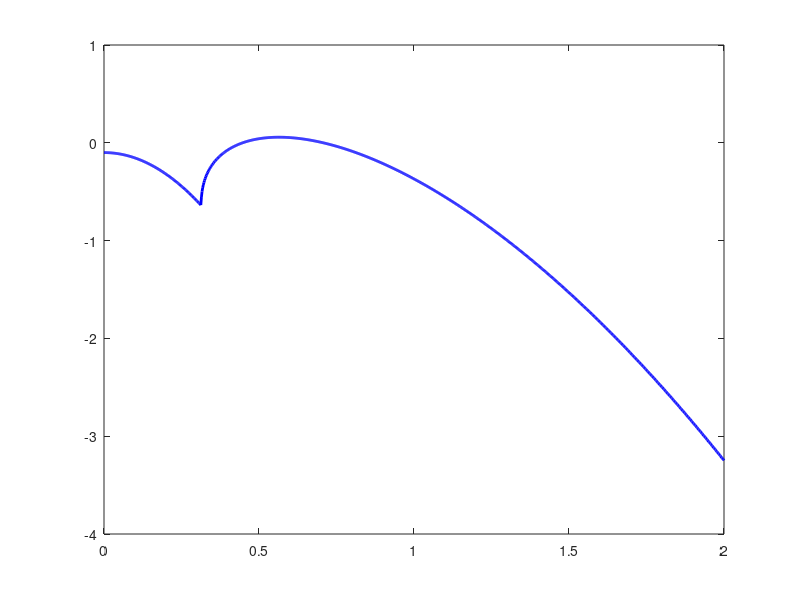

The MATLAB script that drew this image: (Note: this script raises an error after producing the figure.)
% =========================================================================
% PEC 2026 - Ejercicio 3
% Análisis de estabilidad lineal del modelo reacción-difusión (Brusselator)
% Este script no requiere datos externos.
% Autor: HectorNaaa
% =========================================================================
%
% Modelo:
%   du/dt = Du·∇²u + f(u,v)    f(u,v) = a - u + u²v
%   dv/dt = Dv·∇²v + g(u,v)    g(u,v) = b - u²v
%
% El análisis de estabilidad lineal responde a la pregunta:
%   "¿Sobreviven las perturbaciones pequeñas sobre el estado estacionario
%    homogéneo (u0, v0)?"
%
% Sin difusión → Estabilidad local (ODE)
% Con difusión → Posible inestabilidad de Turing (PDE)
% =========================================================================

clear; clc; close all;

%% Parámetros
a  = 0.1;
b  = 0.9;
Du = 1.0;
Dv = 10.0;   % Dv >> Du: condición clave para la inestabilidad de Turing

% Estado estacionario: f(u0,v0)=0, g(u0,v0)=0  →  u0=a+b, v0=b/u0²
u0 = a + b;
v0 = b / u0^2;

fprintf('Parámetros: a=%.2f  b=%.2f  Du=%.1f  Dv=%.1f\n', a, b, Du, Dv);
fprintf('Estado estacionario: u0=%.4f  v0=%.4f\n\n', u0, v0);


%% SECCIÓN 1 — JACOBIANO DEL SISTEMA SIN DIFUSIÓN
%
% Linealizando alrededor de (u0, v0):
%   f = a - u + u²v  →  ∂f/∂u = -1+2uv,  ∂f/∂v = u²
%   g = b - u²v      →  ∂g/∂u = -2uv,    ∂g/∂v = -u²

J11 = -1 + 2*u0*v0;   % ∂f/∂u
J12 =  u0^2;           % ∂f/∂v
J21 = -2*u0*v0;        % ∂g/∂u
J22 = -u0^2;           % ∂g/∂v

J = [J11, J12;
     J21, J22];

fprintf('--- SECCIÓN 1: Jacobiano sin difusión ---\n\n');
fprintf('J = [ %+.4f   %+.4f ]\n', J(1,1), J(1,2));
fprintf('    [ %+.4f   %+.4f ]\n\n', J(2,1), J(2,2));

% Propiedades de J que determinan la estabilidad:
traza_J    = trace(J);   % tr(J) = J11 + J22 < 0 es condición necesaria de estabilidad
det_J      = det(J);     % det(J) > 0 es condición necesaria de estabilidad
fprintf('tr(J)  = %.6f  (debe ser < 0 para estabilidad)\n', traza_J);
fprintf('det(J) = %.6f  (debe ser > 0 para estabilidad)\n\n', det_J);


%% SECCIÓN 2 — AUTOVALORES SIN DIFUSIÓN
%
% Perturbación homogénea ~ exp(λ·t).
% Re(λ) < 0 para ambos → estado estable. Complejos con Re<0 → foco estable.

lambda_sin_difusion = eig(J);   % MATLAB devuelve los 2 autovalores del sistema 2x2

fprintf('--- SECCIÓN 2: Autovalores sin difusión ---\n\n');
for i = 1:length(lambda_sin_difusion)
    lam = lambda_sin_difusion(i);
    fprintf('  λ_%d = %+.6f %+.6fi    Re(λ_%d) = %+.6f\n', ...
            i, real(lam), imag(lam), i, real(lam));
end
fprintf('\n');

partes_reales = real(lambda_sin_difusion);

if all(partes_reales < 0)
    fprintf('CONCLUSIÓN: Re(λ) < 0 para todos los autovalores.\n');
    fprintf('→ El estado estacionario es ESTABLE sin difusión.\n');
    if ~isreal(lambda_sin_difusion)
        fprintf('→ Los autovalores son complejos: el punto fijo es un FOCO ESTABLE.\n');
        fprintf('  (Las perturbaciones homogéneas oscilan mientras decaen.)\n');
    else
        fprintf('→ Los autovalores son reales: el punto fijo es un NODO ESTABLE.\n');
    end
else
    fprintf('ADVERTENCIA: Re(λ) > 0 para algún autovalor.\n');
    fprintf('→ El estado estacionario es INESTABLE incluso sin difusión.\n');
end

% Inestabilidad de Turing: el sistema es estable sin difusión pero
% se desestabiliza al añadir difusión con Dv >> Du.
fprintf('\n');


%% SECCIÓN 3 — RELACIÓN DE DISPERSIÓN CON DIFUSIÓN
%
% Con difusión, una perturbación ~ exp(λ·t)·cos(k·x) evoluciona según:
%   M(k) = J - k²·diag(Du, Dv)
% Si Re(λ_dom(k)) > 0 para algún k, hay inestabilidad de Turing.

k_values = linspace(0, 2, 1000);    % Vector de números de onda (rad/píxel)
N_k = length(k_values);
lambda_values = zeros(1, N_k);      % Almacenará λ_max(k) = max(Re(eig(M(k))))

for idx = 1:N_k
    k  = k_values(idx);
    k2 = k^2;

    % Matriz de estabilidad modificada por difusión:
    M = [J11 - Du*k2,   J12;
         J21,            J22 - Dv*k2];

    % Autovalores de M(k) — el dominante es el de mayor parte real
    eigs_k = eig(M);
    lambda_values(idx) = max(real(eigs_k));
end


%% SECCIÓN 4 — MODO DOMINANTE Y ESCALA ESPACIAL
%
% k* = argmax λ(k): número de onda con mayor tasa de crecimiento.
% L* = 2π/k*: longitud de onda dominante del patrón emergente.

[lambda_max, idx_max] = max(lambda_values);
k_max = k_values(idx_max);

if k_max > 0
    longitud_onda = 2*pi / k_max;
else
    longitud_onda = Inf;
end

fprintf('--- SECCIÓN 3+4: Relación de dispersión con difusión ---\n\n');
fprintf('  k*        = %.6f  rad/píxel\n', k_max);
fprintf('  λ_max(k*) = %.6f\n', lambda_max);
fprintf('  L* = 2π/k* = %.4f  píxeles (longitud de onda dominante)\n', longitud_onda);
fprintf('\n');

if lambda_max > 0
    fprintf('CONCLUSIÓN: λ_max = %.6f > 0\n', lambda_max);
    fprintf('→ Existe una banda de números de onda k con λ(k) > 0.\n');
    fprintf('→ INESTABILIDAD DE TURING confirmada.\n');
    fprintf('→ El patrón emergente tendrá una escala espacial ≈ %.2f píxeles.\n', longitud_onda);
    fprintf('→ Compare con la longitud de onda visual en los snapshots del Ej.1.\n');
else
    fprintf('CONCLUSIÓN: λ_max = %.6f ≤ 0\n', lambda_max);
    fprintf('→ No hay inestabilidad de Turing para estos parámetros.\n');
end
fprintf('\n');


%% SECCIÓN 5 — FIGURA: RELACIÓN DE DISPERSIÓN
% Banda de k con λ(k) > 0: modos inestables. k* da el modo dominante.

fig = figure('Name', 'Relación de dispersión — Brusselator', ...
             'Position', [100, 100, 800, 500]);

% Curva principal
plot(k_values, lambda_values, 'b-', 'LineWidth', 2.0, ...
     'DisplayName', '\lambda_{max}(k)');
hold on;

% Línea de referencia λ = 0 (umbral de estabilidad)
yline(0, 'k--', 'LineWidth', 1.5, 'DisplayName', '\lambda = 0  (umbral)');

% Marcar el máximo k*
plot(k_max, lambda_max, 'ro', 'MarkerSize', 10, 'MarkerFaceColor', 'r', ...
     'DisplayName', sprintf('k^* = %.4f,  \\lambda_{max} = %.4f', k_max, lambda_max));

% Anotación del máximo
annotation_text = sprintf('  k^* = %.3f\n  \\lambda = %.4f\n  L^* = %.2f', ...
                           k_max, lambda_max, longitud_onda);
text(k_max + 0.04, lambda_max, annotation_text, ...
     'FontSize', 10, 'Color', 'r');

hold off;

xlabel('k  (número de onda, rad/píxel)', 'FontSize', 12);
ylabel('Re(\lambda_{dominante})',          'FontSize', 12);
title('Relación de dispersión del sistema reacción-difusión (Brusselator)', ...
      'FontSize', 13);
legend('Location', 'northeast', 'FontSize', 11);
grid on;

% Guardar figura
output_file = 'dispersion_relation.png';
saveas(fig, output_file);
fprintf('Figura guardada: %s\n\n', output_file);


%% Resumen
fprintf('Sin difusión: Re(λ)<0 → estado estable (u0=%.1f, v0=%.1f).\n', u0, v0);
fprintf('Con difusión: lambda_max=%.4f>0 → inestabilidad de Turing.\n', lambda_max);
fprintf('k* = %.4f → L* = %.2f celdas (escala del patrón).\n', k_max, longitud_onda);
fprintf('lambda* debería coincidir con la pendiente lambda del ajuste en Ej.2.\n');

% La inestabilidad de Turing es paradójica: la difusión (normalmente estabilizadora)
% desestabiliza el estado homogéneo para modos con k ≈ k*.
% Mecanismo: u se autocataliza localmente, v suprime a u a distancia (Dv >> Du)
% → manchas de activador con longitud de onda dominante L* = 2π/k*.
